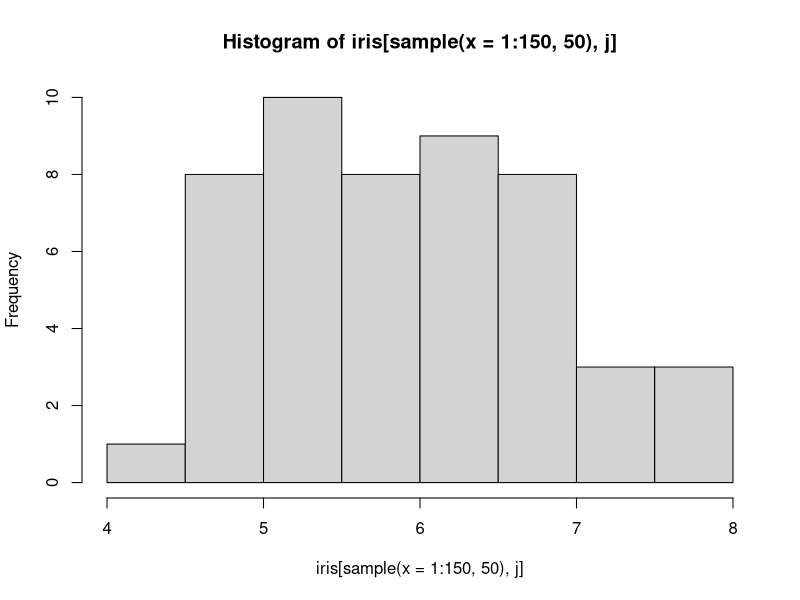
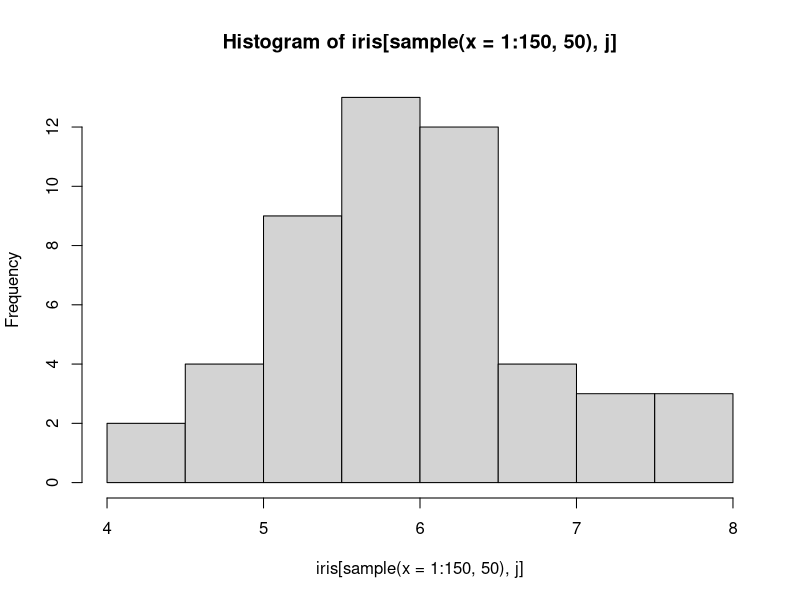
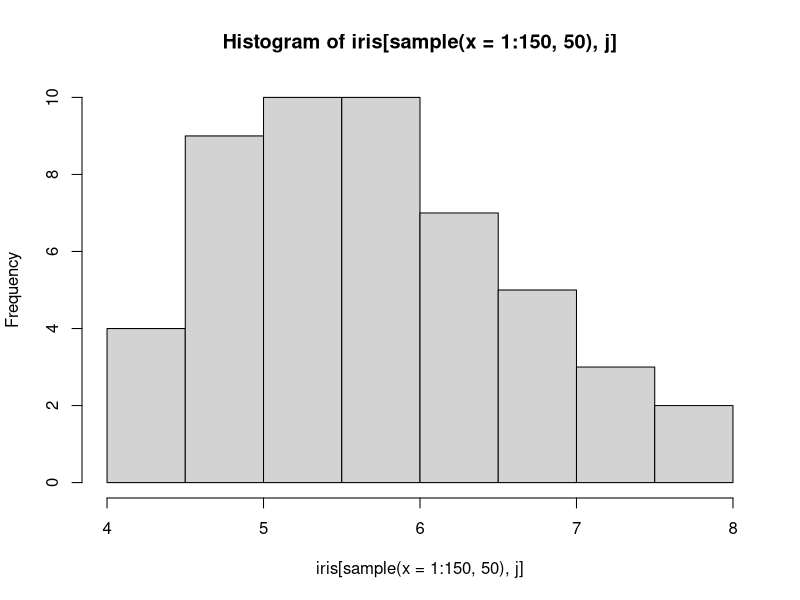
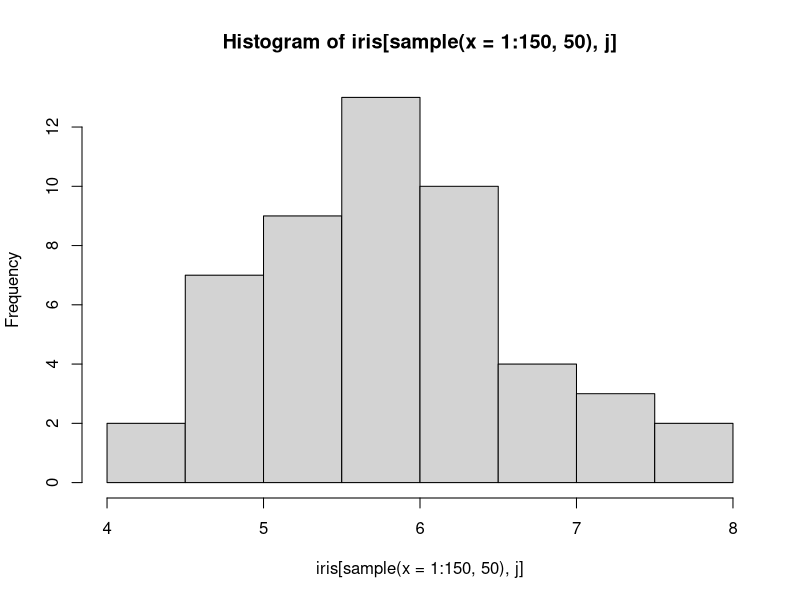
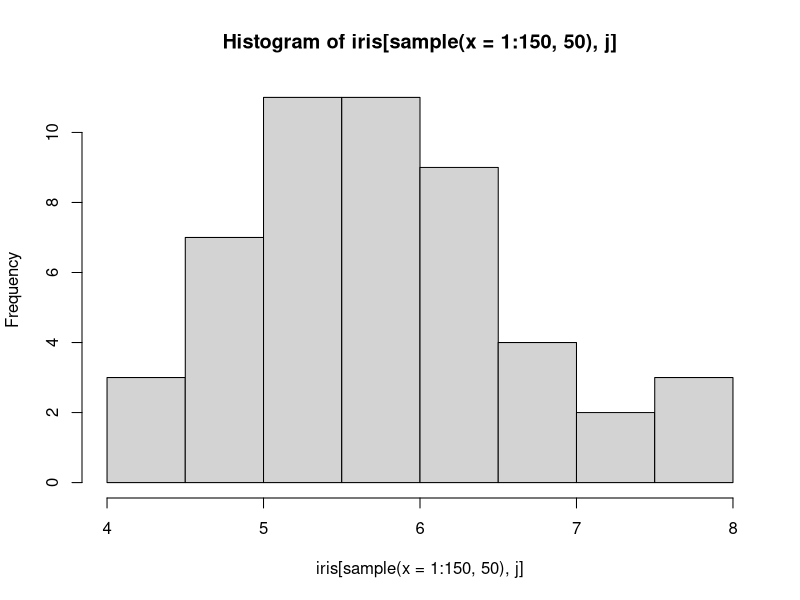
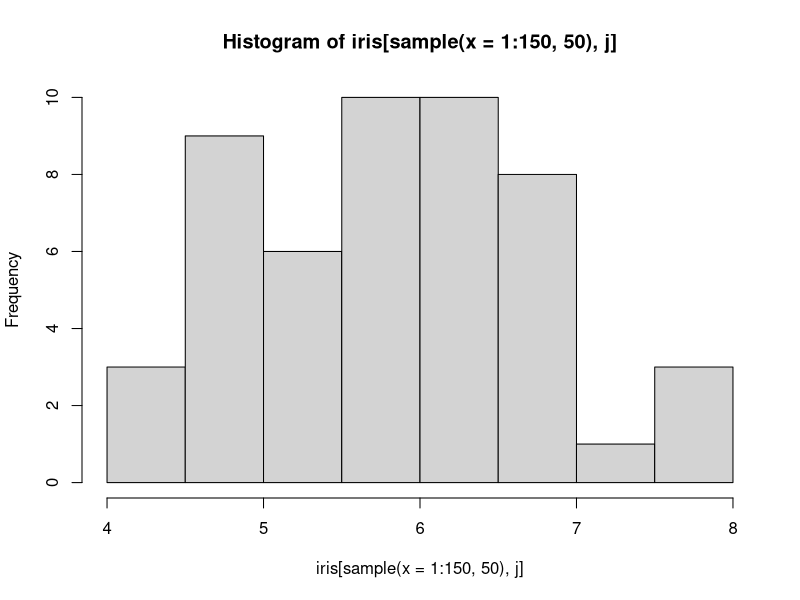
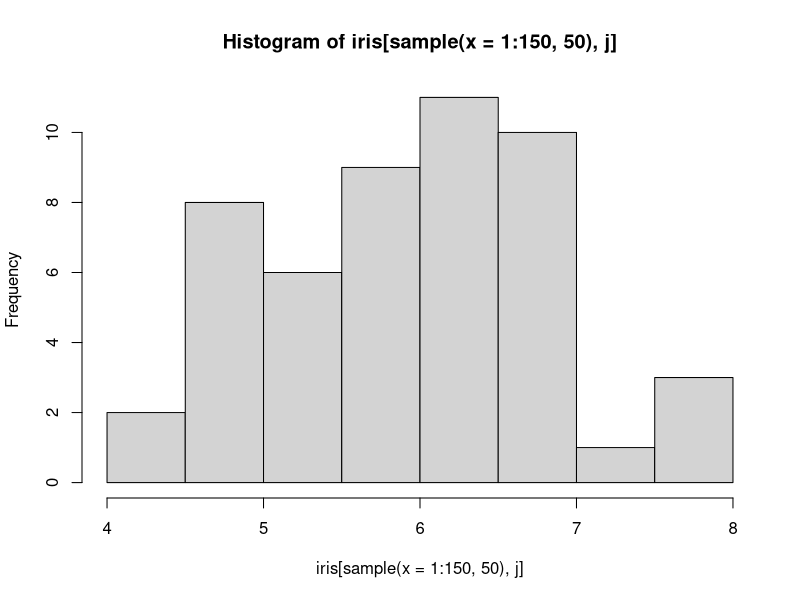
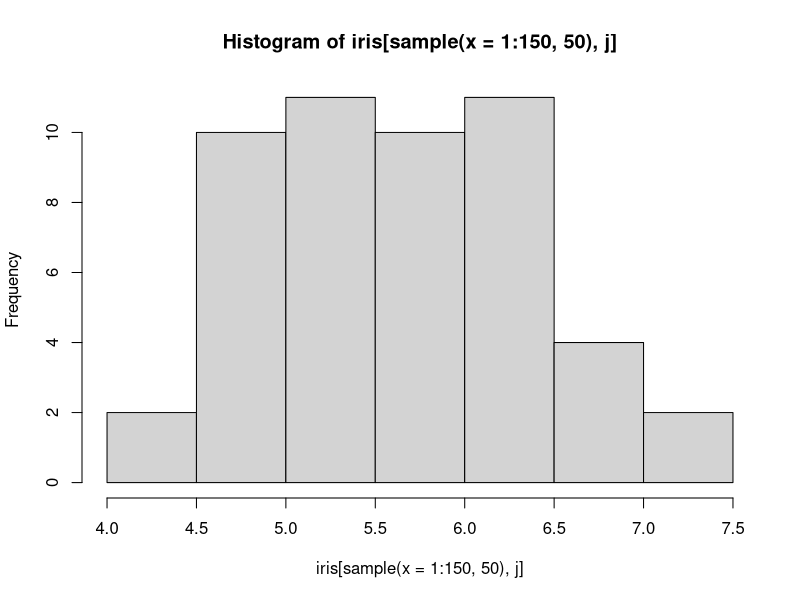

Reproduce these figures in R, in order.
library(plyr)
#####################?H?????ͪ????ϸ???
a=list()
total=list()
for (j in 1:4){
  for (i in 1:30){
    his <- hist(iris[sample(x=1:150,50),j])
    his$counts <- his$counts/sum(his$counts)
    a[[i]] <- his
  }
  total[[j]] <- a
}
######################################?ۦP??????
a=list()
total=list()
for (j in 1:4){
  for (i in 1:30){
    his <- hist(iris[,1])
    his$counts <- his$counts/sum(his$counts)
    a[[i]] <- his
  }
  total[[j]] <- a
}

##################?e??????
par(mfrow=c(6,4),mai=c(0,0,0,0))
for (j in 1:4){
  for (i in 1:30){
    plot(total[[j]][[i]],main = "",xlab = "",ylab = "")
  }
}
his
length(total[[1]][[1]][[1]])

#########################?⥭?? for

mu=c()
for (j in 1:3){
  sum=0
  for (i in 1:1){
    for (b in 1:(length(total[[j]][[i]][[1]])-1)){
      a=total[[j]][[i]][[2]][b]*(total[[j]][[i]][[1]][b+1]+total[[j]][[i]][[1]][b])
    sum=a+sum
    }
  }
  mu=c(mu,sum/(2*i))
}
mu
########################?⥭??  ?V?q

mu=c()
for (j in 1:4){
  sum=0
  for (i in 1:30){
    b=length(total[[j]][[i]][[1]])-1
    a=total[[j]][[i]][[2]]*(total[[j]][[i]][[1]][2:(b+1)]+total[[j]][[i]][[1]][1:b])
    sum=sum+sum(a)
  }
  mu=c(mu,sum/(2*i))
}
mu

##################################mean parallel

hcalEX=function(var){
  n=length(var)
  calEX=function(x){
    b=length(x[[1]])-1
    a=x[[2]]*(x[[1]][2:(b+1)]+x[[1]][1:b])
    sum(a)
  }
  p=length(var[[1]])
  mu=c()
  for (j in 1:n){
    m=sum(sapply(var[[j]],calEX))/(2*p)
    mu=c(mu,m)
  }
  mu
}
##################################var parallel
hcalvar=function(hisvar){
  n=length(hisvar)
  calEX2=function(x){
    b=length(x[[1]])-1
    parta=x[[2]]*(x[[1]][1:b]^2  
                  +  x[[1]][1:b]*x[[1]][2:(b+1)]  
                  +  x[[1]][2:(b+1)]^2
                  )
    sum(parta)
  }
  p=length(hisvar[[1]])
  EX2=c()
  for (j in 1:n){
    m=sum(sapply(hisvar[[j]],calEX2))/(3*p)
    EX2=c(EX2,m)
  }
  EX2
  mu=hcalEX(hisvar)
  var=EX2-mu^2
  var
}

################################################ var for
EX2=c()
for (j in 1:1){
  sum=0
  for (i in 1:1){
    b=length(total[[j]][[i]][[1]])-1
    a=total[[j]][[i]][[2]]*(total[[j]][[i]][[1]][2:(b+1)]^2+
                              total[[j]][[i]][[1]][2:(b+1)]*total[[j]][[i]][[1]][1:b]+
                              total[[j]][[i]][[1]][1:b]^2)
    sum=sum+sum(a)
  }
  EX2=c(EX2,sum/(3*i))
}
EX2
var=EX2-mu^2
var
###############################################covrance

hcalcov=function(x){
  n=length(x)
  cov=matrix(0,ncol=n,nrow=n)
  for (i in 1:n){
    m1=laply(x[[i]],calEX)
    for (j in 1:n){
      m2=laply(x[[j]],calEX)
      cov[i,j]=sum(m1*m2)/(4*n)-sum(m1)*sum(m2)/(4*n^2)
    }
  }
  list(cov,eigen(cov))
}

